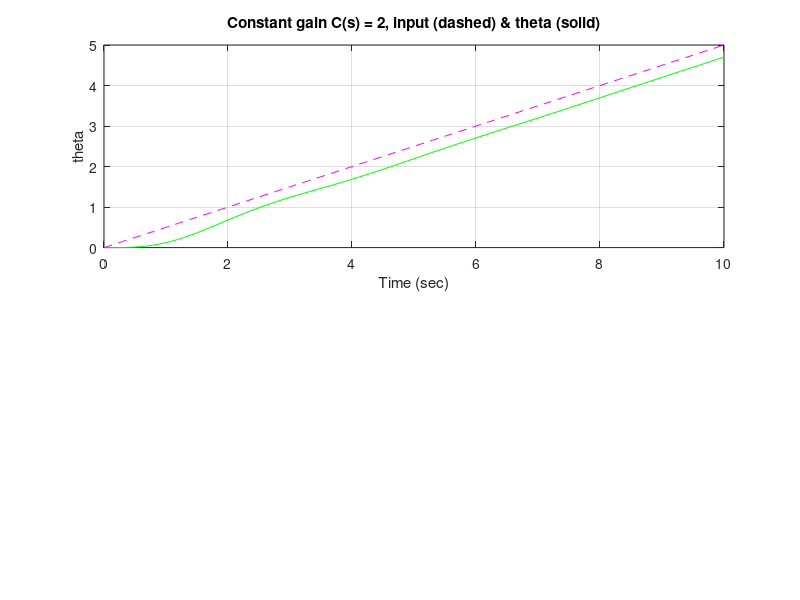

This figure's MATLAB source: (Note: this script raises an error after producing the figure.)
%Ayden Hession 
%Assignment 5
%CP5.7

% Part A
CNumerator=[2]; 
CDenominator=[1]; 
CSystem = tf(CNumerator,CDenominator);
SNumerator=[-10]; 
SDenominator=[1 10]; 
S_System = tf(SNumerator,SDenominator);
GNumerator=[-1 -5]; 
GDenominator=[1 3.5 6 0]; 
GSystem = tf(GNumerator,GDenominator);
C_S_System = series(CSystem,S_System);
C_S_and_G_System = series(C_S_System,GSystem);
Feedback_System = feedback(C_S_and_G_System,[1]);
f=0.5*pi/180; % Convert to radian/second to frequenceey
t=[0:0.1:10]; u=f*t;
[y,x]=lsim(Feedback_System,u,t);
(y(length(t),1)-u(1,length(t)))*180/pi
subplot(211)
plot(t,y*180/pi,'g',t,u*180/pi,'--m'), grid % Green solid, purple dashed
xlabel('Time (sec)'),ylabel('theta')
title('Constant gain C(s) = 2, input (dashed) & theta (solid)')

% Part B
CNumerator=[2 1]; 
CDenominator=[1 0]; CSystem = tf(CNumerator,CDenominator);
[ANumerator,ADenominator]=series(CNumerator,CDenominator,SNumerator,SDenominator);
C_S_System = series(CSystem,S_System);
C_S_and_G_System = series(C_S_System,GSystem);
Feedback_System = feedback(C_S_and_G_System,[1]);
[y,x]=lsim(Feedback_System,u,t);
(y(length(t),1)-u(1,length(t)))*180/pi
subplot(212), plot(t,y*180/pi,'g',t,u*180/pi,'--m'), grid
xlabel('time (sec)'),ylabel('theta')
title('PI Controller C(s) = 2 + 1/s, input (dashed) & theta (solid)')
